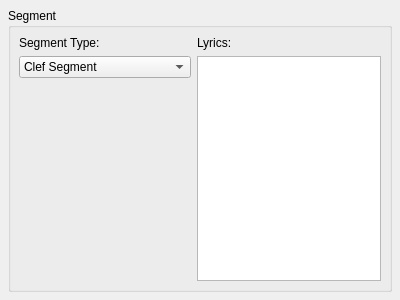
<ui version="4.0" >
 <class>SegmentBase</class>
 <widget class="QWidget" name="SegmentBase" >
  <property name="geometry" >
   <rect>
    <x>0</x>
    <y>0</y>
    <width>400</width>
    <height>300</height>
   </rect>
  </property>
  <property name="windowTitle" >
   <string>Form</string>
  </property>
  <layout class="QVBoxLayout" >
   <property name="spacing" >
    <number>6</number>
   </property>
   <property name="leftMargin" >
    <number>8</number>
   </property>
   <property name="topMargin" >
    <number>8</number>
   </property>
   <property name="rightMargin" >
    <number>8</number>
   </property>
   <property name="bottomMargin" >
    <number>8</number>
   </property>
   <item>
    <widget class="QGroupBox" name="groupBox" >
     <property name="title" >
      <string>Segment</string>
     </property>
     <property name="flat" >
      <bool>true</bool>
     </property>
     <layout class="QGridLayout" >
      <property name="leftMargin" >
       <number>8</number>
      </property>
      <property name="topMargin" >
       <number>8</number>
      </property>
      <property name="rightMargin" >
       <number>8</number>
      </property>
      <property name="bottomMargin" >
       <number>8</number>
      </property>
      <property name="horizontalSpacing" >
       <number>6</number>
      </property>
      <property name="verticalSpacing" >
       <number>6</number>
      </property>
      <item row="2" column="0" >
       <spacer>
        <property name="orientation" >
         <enum>Qt::Vertical</enum>
        </property>
        <property name="sizeHint" >
         <size>
          <width>20</width>
          <height>131</height>
         </size>
        </property>
       </spacer>
      </item>
      <item row="1" column="0" >
       <widget class="QComboBox" name="segmentType" >
        <property name="sizePolicy" >
         <sizepolicy vsizetype="Fixed" hsizetype="Minimum" >
          <horstretch>0</horstretch>
          <verstretch>0</verstretch>
         </sizepolicy>
        </property>
        <property name="sizeAdjustPolicy" >
         <enum>QComboBox::AdjustToContents</enum>
        </property>
        <item>
         <property name="text" >
          <string>Clef Segment</string>
         </property>
        </item>
        <item>
         <property name="text" >
          <string>Key Signature</string>
         </property>
        </item>
        <item>
         <property name="text" >
          <string>Time Signature</string>
         </property>
        </item>
        <item>
         <property name="text" >
          <string>Begin Repeat</string>
         </property>
        </item>
        <item>
         <property name="text" >
          <string>Chord/Rest</string>
         </property>
        </item>
        <item>
         <property name="text" >
          <string>Breath Segment</string>
         </property>
        </item>
        <item>
         <property name="text" >
          <string>End Bar Line</string>
         </property>
        </item>
        <item>
         <property name="text" >
          <string>Time Signature Announce</string>
         </property>
        </item>
       </widget>
      </item>
      <item rowspan="2" row="1" column="1" >
       <widget class="QListWidget" name="lyrics" />
      </item>
      <item row="0" column="1" >
       <widget class="QLabel" name="label_2" >
        <property name="text" >
         <string>Lyrics:</string>
        </property>
        <property name="textFormat" >
         <enum>Qt::PlainText</enum>
        </property>
       </widget>
      </item>
      <item row="0" column="0" >
       <widget class="QLabel" name="label" >
        <property name="text" >
         <string>Segment Type:</string>
        </property>
        <property name="textFormat" >
         <enum>Qt::PlainText</enum>
        </property>
       </widget>
      </item>
     </layout>
    </widget>
   </item>
  </layout>
 </widget>
 <resources/>
 <connections/>
</ui>
